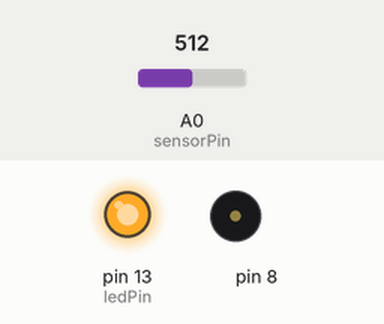
This sketch was run on a simulated Arduino Uno, built with avr-gcc and run on an emulated ATmega328P. On the bench: output pins drawn as LEDs (lit = HIGH), buzzer (waves = sounding). Inputs (shaded band) come from the test bench; at power-on: A0 (sensorPin) = 512.

Above: at 0.1 s.
At 5.1 s:
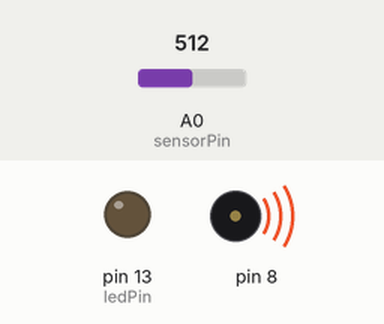
Timing chart, 0 to 6.6 s (numbered marks = the images above):
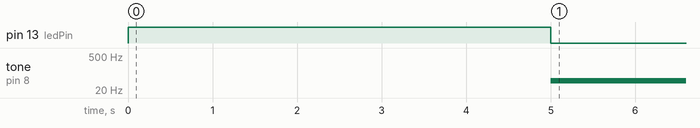

Measured:
- by itself, tone on pin 8: silent → 49 Hz at 5.0 s

The sketch:

light-theremin.ino
```cpp
// Calibrate sensor
int sensorValue;
int sensorLow = 1023;
int sensorHigh = 0;


int ledPin = 13;
int sensorPin = A0;

void setup() {
  // put your setup code here, to run once:
  pinMode(ledPin, OUTPUT);
  digitalWrite(ledPin, HIGH);
  while(millis() < 5000){
    sensorValue = analogRead(sensorPin);
    if(sensorValue > sensorHigh ){
      sensorHigh = sensorValue;
    }
    if(sensorValue < sensorLow) {
      sensorLow = sensorValue;
    }
  }
  digitalWrite(ledPin, LOW);
}

void loop() {
  sensorValue = analogRead(sensorPin);

  int pitch = map(sensorValue, sensorLow, sensorHigh, 50, 4000);

  tone(8, pitch, 20);
  delay(10);
  // put your main code here, to run repeatedly:

}
```
